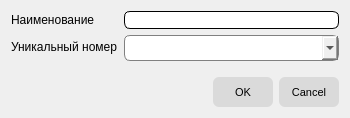
<?xml version="1.0" encoding="UTF-8"?>
<ui version="4.0">
 <class>NewBuildingDialog</class>
 <widget class="QDialog" name="NewBuildingDialog">
  <property name="geometry">
   <rect>
    <x>0</x>
    <y>0</y>
    <width>350</width>
    <height>118</height>
   </rect>
  </property>
  <property name="windowTitle">
   <string>Добавить здание</string>
  </property>
  <property name="styleSheet">
   <string notr="true">QWidget
{
	font-size: 9pt;
}

QPushButton
{
	background-color: rgb(218, 218, 218);
	border: none;
	border-radius: 6px;
	min-width: 60px;
	min-height: 30px;
	font-size: 8pt;
}

QPushButton:hover
{
	border-top: 1px solid black;
	border-left: 1px solid black;
	border-right: 2px outset black;
	border-bottom: 2px outset black;
}

QPushButton:pressed
{
	border: 2px inset black;
}

QLineEdit
{
	border: 1px solid black;
	border-radius: 6px;
}

QComboBox
{
	border-radius: 6px;
	border: 1px solid gray;
	min-width: 120px;
	min-height: 24px;
}</string>
  </property>
  <layout class="QVBoxLayout" name="verticalLayout">
   <item>
    <layout class="QFormLayout" name="formLayout">
     <item row="0" column="0">
      <widget class="QLabel" name="label">
       <property name="text">
        <string>Наименование</string>
       </property>
      </widget>
     </item>
     <item row="0" column="1">
      <widget class="QLineEdit" name="leName"/>
     </item>
     <item row="1" column="0">
      <widget class="QLabel" name="label_2">
       <property name="text">
        <string>Уникальный номер</string>
       </property>
      </widget>
     </item>
     <item row="1" column="1">
      <widget class="QComboBox" name="cbNumber"/>
     </item>
    </layout>
   </item>
   <item>
    <widget class="QDialogButtonBox" name="buttonBox">
     <property name="orientation">
      <enum>Qt::Horizontal</enum>
     </property>
     <property name="standardButtons">
      <set>QDialogButtonBox::Cancel|QDialogButtonBox::Ok</set>
     </property>
    </widget>
   </item>
  </layout>
 </widget>
 <resources/>
 <connections>
  <connection>
   <sender>buttonBox</sender>
   <signal>rejected()</signal>
   <receiver>NewBuildingDialog</receiver>
   <slot>reject()</slot>
   <hints>
    <hint type="sourcelabel">
     <x>290</x>
     <y>79</y>
    </hint>
    <hint type="destinationlabel">
     <x>286</x>
     <y>88</y>
    </hint>
   </hints>
  </connection>
  <connection>
   <sender>buttonBox</sender>
   <signal>accepted()</signal>
   <receiver>NewBuildingDialog</receiver>
   <slot>accept()</slot>
   <hints>
    <hint type="sourcelabel">
     <x>257</x>
     <y>79</y>
    </hint>
    <hint type="destinationlabel">
     <x>157</x>
     <y>88</y>
    </hint>
   </hints>
  </connection>
 </connections>
</ui>
